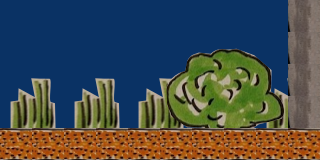

Rendered tile map (Tiled .tmx) drawn with the repository's tilesets; below, a short description and the full map source, tile grids included:
An orthogonal 10x5 tile map with 32x32 px tiles, 4 tile layers (Background, Platforms, Walls, Foreground), 2 tilesets and 4 objects (2x MapPoint, 2x Ghost).

<map version="1.4" tiledversion="2021.01.13" orientation="orthogonal" renderorder="right-down" compressionlevel="0" width="10" height="5" tilewidth="32" tileheight="32" infinite="0" backgroundcolor="#0a3264" nextlayerid="7" nextobjectid="8">
 <tileset firstgid="1" source="../examples/tiled_test/TileSet.tsx" />
 <tileset firstgid="201" source="../assets/levels/TTileSet1.tsx" />
 <layer id="1" name="Background" width="10" height="5">
  <data encoding="csv">
0,0,0,307,0,0,0,0,0,0,
307,307,307,307,0,0,0,0,0,0,
523,524,523,524,523,524,523,524,523,524,
587,588,587,588,587,588,587,588,587,588,
0,0,0,0,0,0,0,0,0,0
</data>
 </layer>
 <layer id="2" name="Platforms" width="10" height="5">
  <data encoding="csv">
0,0,0,0,0,0,0,0,0,0,
0,0,0,0,0,0,0,0,0,0,
428,428,428,428,0,0,0,0,0,0,
0,0,0,0,0,0,0,0,0,0,
843,843,843,843,843,843,843,843,843,843
</data>
 </layer>
 <layer id="3" name="Walls" width="10" height="5">
  <data encoding="csv">
0,0,0,430,0,0,0,0,0,469,
0,0,0,430,0,0,0,0,0,469,
0,0,0,0,0,0,0,0,0,469,
0,0,0,0,0,0,0,0,0,469,
0,0,0,0,0,0,0,0,0,0
</data>
 </layer>
 <layer id="4" name="Foreground" width="10" height="5">
  <data encoding="csv">
0,0,0,0,0,0,0,0,0,0,
0,0,0,0,0,478,479,480,481,0,
0,0,0,0,0,542,543,544,545,0,
0,0,0,0,0,606,607,608,609,0,
0,0,0,0,0,0,0,0,0,0
</data>
 </layer>
 <objectgroup id="5" name="SignPosts">
  <object id="1" name="Korsningen" type="MapPoint" x="19" y="109" width="92.375" height="19">
   <text wrap="1">Korsningen</text>
  </object>
  <object id="2" name="Hembyn" type="MapPoint" x="195" y="109" width="92.375" height="19">
   <text wrap="1">Hembyn</text>
  </object>
 </objectgroup>
 <objectgroup id="6" name="Entities">
  <object id="6" name="Ghost" x="119" y="25" width="47" height="45" />
  <object id="7" name="Ghost" x="187" y="12" width="83" height="31" />
 </objectgroup>
</map>
